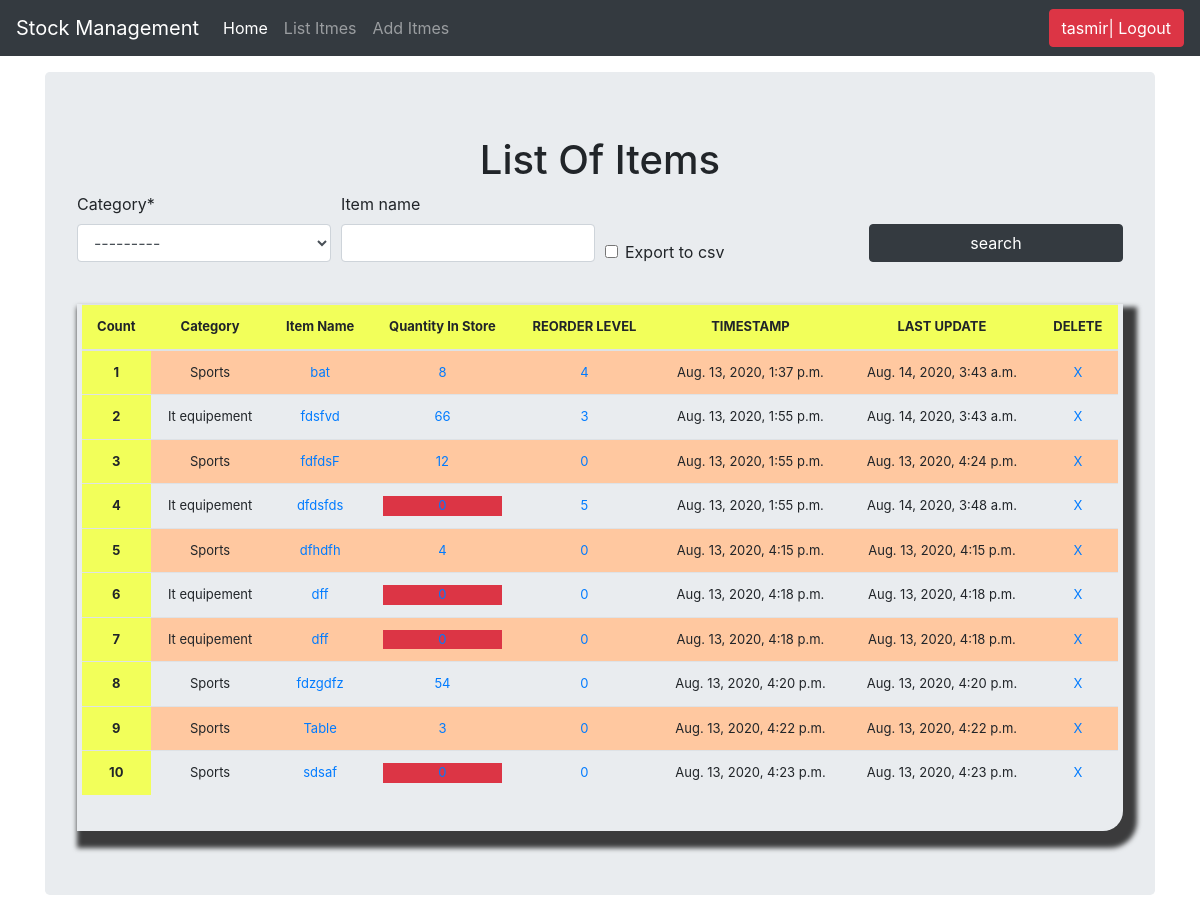
The app's page /list_items/ (signed in) with its own data.
### stockmgmnt/models.py (models this page shows, shortened)
class Stock(models.Model):
    category = models.ForeignKey(Category, on_delete=models.CASCADE)
    item_name = models.CharField(max_length=50, blank=True, null=True)
    quantity = models.IntegerField(default='0', blank=True, null=True)
    receive_quantity = models.IntegerField(default='0', blank=True, null=True)
    receive_by = models.CharField(max_length=50, blank=True, null=True)
    issue_quantity = models.IntegerField(default='0', blank=True, null=True)
    issue_by = models.CharField(max_length=50, blank=True, null=True)
    issue_to = models.CharField(max_length=50, blank=True, null=True)
    phone_number = models.CharField(max_length=50, blank=True, null=True)
    created_by = models.CharField(max_length=50, blank=True, null=True)
    reorder_level = models.IntegerField(default='0', blank=True, null=True)
    last_updated = models.DateTimeField(auto_now_add=False, auto_now=True)
    timestamp = models.DateTimeField(auto_now_add=True, auto_now=False)
    export_to_CSV = models.BooleanField(default=False)

class Category(models.Model):
    mane = models.CharField(max_length=50, null=True, blank=True)
    def __str__(self):
        return self.mane

### stockmgmnt/views.py (the view, shortened to what this page needs)
# urls.py: path('list_items/', list_items, name='list-items'),
@login_required()
def list_items(request):
    queryset = Stock.objects.all()
    title = 'List Of Items'
    form = StockSearchForm(request.POST or None)
    context = {
        'title': title,
        'queryset': queryset,
        'form': form,
    }
    return render(request, 'list_items.html', context)

### stockmgmnt/forms.py
class StockSearchForm(forms.ModelForm):
    export_to_CSV = forms.BooleanField(required=False)
    class Meta:
        model = Stock
        fields = ['category', 'item_name']

### templates/list_items.html (shortened to what this page needs)
{% extends 'base.html' %}
{% load static %}
{% load crispy_forms_tags %}
{% block content %}
    <h1>{{ title }}</h1>
    <form action="" method="POST">
        <div class="form-row">
            <div class="form-group col-md-3 mb-0">
                {{ form.category|as_crispy_field }}
            </div>
            <div class="form-group col-md-3 mb-0">
                {{ form.item_name|as_crispy_field }}
            </div>
            <div class="form-group col-md-3 mb-0 mt-5">
                {{ form.export_to_CSV|as_crispy_field }}
            </div>
            <div class="form-group col-md-3 mb-0 mt-4">
                <input type="submit" value="search" class="mt-2 btn btn-dark btn-block">
            </div>
        </div>
        <br>
    </form>
    <div class="list-table">
        <table class="table">
            <thead>
            <tr>
                <th scope="col">Count</th>
                <th scope="col">Category</th>
                <th scope="col">Item Name</th>
                <th scope="col">Quantity In Store</th>
                <th scope="col">REORDER LEVEL</th>
                <th scope="col">TIMESTAMP</th>
                <th scope="col">LAST UPDATE</th>
                <th scope="col">DELETE</th>
            </tr>
            </thead>
            <tbody>
            {% for foo in queryset %}
                <tr>
                    <th scope="row">{{ forloop.counter }}</th>
                    <td>{{ foo.category }}</td>
                    <td><a href="{% url 'update-items' foo.id %}">{{ foo.item_name }}</a></td>
                    <td><a href="{% url 'stock-detail' foo.id %}">{% if foo.quantity <= foo.reorder_level %}
                        <div class="bg-danger">{{ foo.quantity }}</div>{% else %}{{ foo.quantity }}
                    {% endif %} </a></td>
                    <td><a href="{% url 'reorder-level' foo.id %}">{{ foo.reorder_level }}</a></td>
                    <td>{{ foo.timestamp }}</td>
                    <td>{{ foo.last_updated }}</td>
                    <td id="delete"><a href="{% url 'delete-items' foo.id %}">X
                    </a>
                    </td>
                </tr>
            {% endfor %}
            </tbody>
        </table>
    </div>
{% endblock %}

### templates/base.html (shortened to what this page needs)
{% load static %}
<!doctype html>
<html lang="en">
<head>
    <link rel="stylesheet" href="{% static 'css/stylesheet.css' %}">
    <link rel="stylesheet" href="{% static 'css/bootstrap.min.css' %}">
    <link rel="stylesheet" href="{% static 'css/navbar-top-fixed.css' %}">
    <link href="navbar-top-fixed.css" rel="stylesheet">
</head>
<body>
{% include 'navbar.html' %}
<main role="main" class="container">
    <div class="jumbotron">
        {% block content %}
        {% endblock %}
    </div>
</main>
</body>
</html>

### templates/navbar.html (shortened to what this page needs)
<nav class="navbar navbar-expand-md navbar-dark fixed-top bg-dark">
    <a class="navbar-brand" href="/">Stock Management</a>
    <div class="collapse navbar-collapse" id="navbarCollapse">
        <ul class="navbar-nav mr-auto">
            <li class="nav-item active">
                <a class="nav-link" href="/">Home</a>
            </li>
            {% if request.user.is_authenticated %}
                <li class="nav-item">
                    <a class="nav-link" href="{% url 'list-items' %}">List Itmes</a>
                </li>
                <li class="nav-item">
                    <a class="nav-link" href="{% url 'add-items' %}">Add Itmes</a>
                </li>
            {% endif %}
        </ul>
        <ul class="navbar-nav">
            {% if request.user.is_authenticated %}
                <li><a href="/accounts/logout">
                    <button class="btn btn-danger">{{ user }}| Logout</button>
                </a></li>
            {% else %}
                <li><a href="/accounts/login">Login</a></li>
            {% endif %}
        </ul>
    </div>
</nav>

### static/css/stylesheet.css (style rules this page uses)
body { background-color: yellow; }
.table { font-size: 13px; text-align: center; width: 95%; margin: auto; }
.table tr:nth-child(odd) { background: #ffc8a0; }
th { background-color: #f2ff5a; }
.list-table { border-bottom-right-radius: 20px; padding-left: 5px; padding-right: 5px; padding-bottom: 20px; -webkit-box-shadow: 7px 10px 5px 7px rgba(0, 0, 0, 0.75); -moz-box-shadow: 7px 10px 5px 7px rgba(0, 0, 0, 0.75); box-shadow: 7px 10px 5px 7px rgba(0, 0, 0, 0.75); }
h1 { text-align: center; font-size: 50px; }
th { text-align: center; }
td { text-align: center; }

### static/css/navbar-top-fixed.css (style rules this page uses)
body { min-height: 75rem; padding-top: 4.5rem; }

### records on screen
Stock: category "Sports", item_name "bat", quantity "8", reorder_level "4", timestamp "Aug. 13, 2020, 1:37 p.m.", last_updated "Aug. 14, 2020, 3:43 a.m."
Stock: category "It equipement", item_name "fdsfvd", quantity "66", reorder_level "3", timestamp "Aug. 13, 2020, 1:55 p.m.", last_updated "Aug. 14, 2020, 3:43 a.m."
Stock: category "Sports", item_name "fdfdsF", quantity "12", reorder_level "0", timestamp "Aug. 13, 2020, 1:55 p.m.", last_updated "Aug. 13, 2020, 4:24 p.m."
Stock: category "It equipement", item_name "dfdsfds", reorder_level "5", timestamp "Aug. 13, 2020, 1:55 p.m.", last_updated "Aug. 14, 2020, 3:48 a.m."
Stock: category "Sports", item_name "dfhdfh", quantity "4", reorder_level "0", timestamp "Aug. 13, 2020, 4:15 p.m.", last_updated "Aug. 13, 2020, 4:15 p.m."
Stock: category "It equipement", item_name "dff", reorder_level "0", timestamp "Aug. 13, 2020, 4:18 p.m.", last_updated "Aug. 13, 2020, 4:18 p.m."
Stock: category "It equipement", item_name "dff", reorder_level "0", timestamp "Aug. 13, 2020, 4:18 p.m.", last_updated "Aug. 13, 2020, 4:18 p.m."
Stock: category "Sports", item_name "fdzgdfz", quantity "54", reorder_level "0", timestamp "Aug. 13, 2020, 4:20 p.m.", last_updated "Aug. 13, 2020, 4:20 p.m."
Stock: category "Sports", item_name "Table", quantity "3", reorder_level "0", timestamp "Aug. 13, 2020, 4:22 p.m.", last_updated "Aug. 13, 2020, 4:22 p.m."
Stock: category "Sports", item_name "sdsaf", reorder_level "0", timestamp "Aug. 13, 2020, 4:23 p.m.", last_updated "Aug. 13, 2020, 4:23 p.m."

### other values on screen
{{ user }} "tasmir"
{{ title }} "List Of Items"
